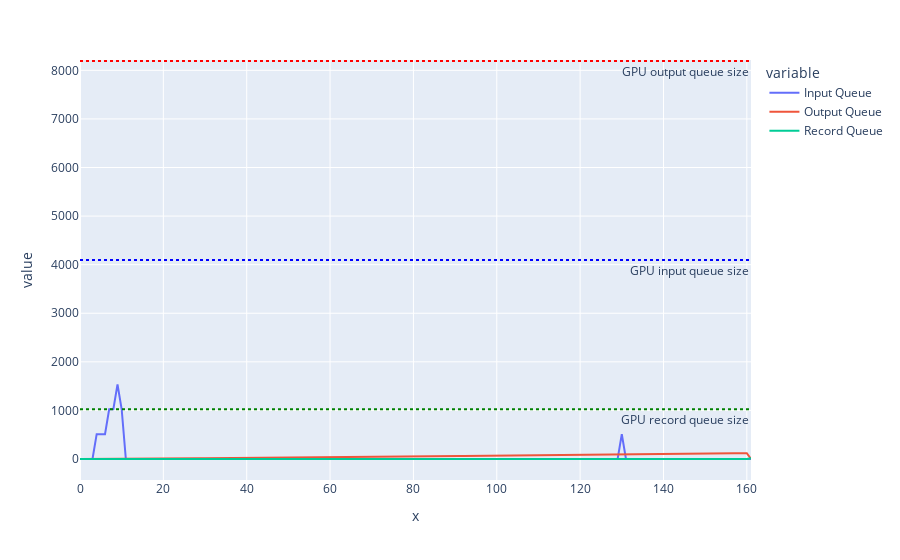

The notebook cell this image was saved under:
### Code cell
import plotly.express as px

# use plotly to create a line chart that has each "Queue" column as a line, and the x-axis is the length of the index
fig = px.line(df, x=range(len(df)), y=['Input Queue', 'Output Queue', 'Record Queue'])
# add à horizontal blue line at the level of the "GPU input queue size" metadata
fig.add_hline(y=int(metadata_dict['GPU Input Queue size']), line_dash="dot", line_color="blue", annotation_text="GPU input queue size", annotation_position="bottom right")
# add à horizontal red line at the level of the "GPU output queue size" metadata
fig.add_hline(y=int(metadata_dict['GPU Output Queue size']), line_dash="dot", line_color="red", annotation_text="GPU output queue size", annotation_position="bottom right")
# add à horizontal green line at the level of the "GPU record queue size" metadata
fig.add_hline(y=int(metadata_dict['CPU Record Queue size']), line_dash="dot", line_color="green", annotation_text="CPU record queue size", annotation_position="bottom right")

fig.show()

### Figure 1 — Plotly figure (JSON) as saved in the notebook; plotly's stock layout.template omitted (floating-point values rounded to 4 significant figures; data arrays with more than 128 entries replaced by an {"elided": "..."} marker saying what was removed)
{"data": [{"hovertemplate": "variable=Input Queue<br>x=%{x}<br>value=%{y}<extra></extra>", "legendgroup": "Input Queue", "line": {"color": "#636efa", "dash": "solid"}, "marker": {"symbol": "circle"}, "mode": "lines", "name": "Input Queue", "orientation": "v", "showlegend": true, "x": {"elided": "162 int values"}, "xaxis": "x", "y": {"elided": "162 int values"}, "yaxis": "y", "type": "scatter"}, {"hovertemplate": "variable=Output Queue<br>x=%{x}<br>value=%{y}<extra></extra>", "legendgroup": "Output Queue", "line": {"color": "#EF553B", "dash": "solid"}, "marker": {"symbol": "circle"}, "mode": "lines", "name": "Output Queue", "orientation": "v", "showlegend": true, "x": {"elided": "162 int values"}, "xaxis": "x", "y": {"elided": "162 int values"}, "yaxis": "y", "type": "scatter"}, {"hovertemplate": "variable=Record Queue<br>x=%{x}<br>value=%{y}<extra></extra>", "legendgroup": "Record Queue", "line": {"color": "#00cc96", "dash": "solid"}, "marker": {"symbol": "circle"}, "mode": "lines", "name": "Record Queue", "orientation": "v", "showlegend": true, "x": {"elided": "162 int values"}, "xaxis": "x", "y": {"elided": "162 int values"}, "yaxis": "y", "type": "scatter"}], "layout": {"xaxis": {"anchor": "y", "domain": [0.0, 1.0], "title": {"text": "x"}}, "yaxis": {"anchor": "x", "domain": [0.0, 1.0], "title": {"text": "value"}}, "legend": {"title": {"text": "variable"}, "tracegroupgap": 0}, "margin": {"t": 60}, "shapes": [{"line": {"color": "blue", "dash": "dot"}, "type": "line", "x0": 0, "x1": 1, "xref": "x domain", "y0": 4096, "y1": 4096, "yref": "y"}, {"line": {"color": "red", "dash": "dot"}, "type": "line", "x0": 0, "x1": 1, "xref": "x domain", "y0": 8192, "y1": 8192, "yref": "y"}, {"line": {"color": "green", "dash": "dot"}, "type": "line", "x0": 0, "x1": 1, "xref": "x domain", "y0": 1024, "y1": 1024, "yref": "y"}], "annotations": [{"showarrow": false, "text": "GPU input queue size", "x": 1, "xanchor": "right", "xref": "x domain", "y": 4096, "yanchor": "top", "yref": "y"}, {"showarrow": false, "text": "GPU output queue size", "x": 1, "xanchor": "right", "xref": "x domain", "y": 8192, "yanchor": "top", "yref": "y"}, {"showarrow": false, "text": "GPU record queue size", "x": 1, "xanchor": "right", "xref": "x domain", "y": 1024, "yanchor": "top", "yref": "y"}]}}
